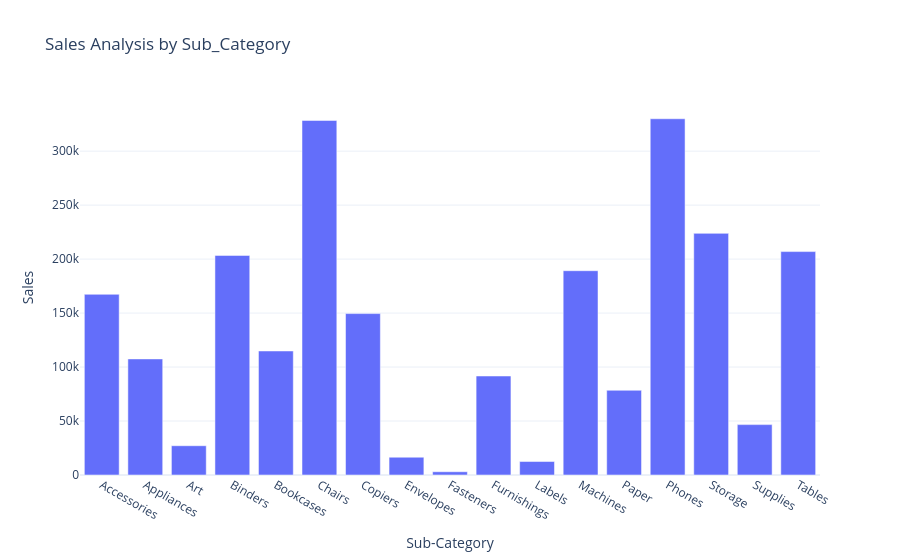

This figure's notebook cell:
### Code cell
fig = px.bar(sales_by_subcategory, x='Sub-Category',y="Sales", title="Sales Analysis by Sub_Category")
fig.show()

### Figure 1 — Plotly figure (JSON) as saved in the notebook; plotly's stock layout.template omitted (floating-point values rounded to 4 significant figures)
{"data": [{"hovertemplate": "Sub-Category=%{x}<br>Sales=%{y}<extra></extra>", "legendgroup": "", "marker": {"color": "#636efa", "pattern": {"shape": ""}}, "name": "", "orientation": "v", "showlegend": false, "textposition": "auto", "type": "bar", "x": ["Accessories", "Appliances", "Art", "Binders", "Bookcases", "Chairs", "Copiers", "Envelopes", "Fasteners", "Furnishings", "Labels", "Machines", "Paper", "Phones", "Storage", "Supplies", "Tables"], "xaxis": "x", "y": [167400.0, 107500.0, 27120.0, 203400.0, 114900.0, 328400.0, 149500.0, 16480.0, 3024.0, 91710.0, 12490.0, 189200.0, 78480.0, 330000.0, 223800.0, 46670.0, 207000.0], "yaxis": "y"}], "layout": {"barmode": "relative", "legend": {"tracegroupgap": 0}, "title": {"text": "Sales Analysis by Sub_Category"}, "xaxis": {"anchor": "y", "domain": [0, 1], "title": {"text": "Sub-Category"}}, "yaxis": {"anchor": "x", "domain": [0, 1], "title": {"text": "Sales"}}}}
